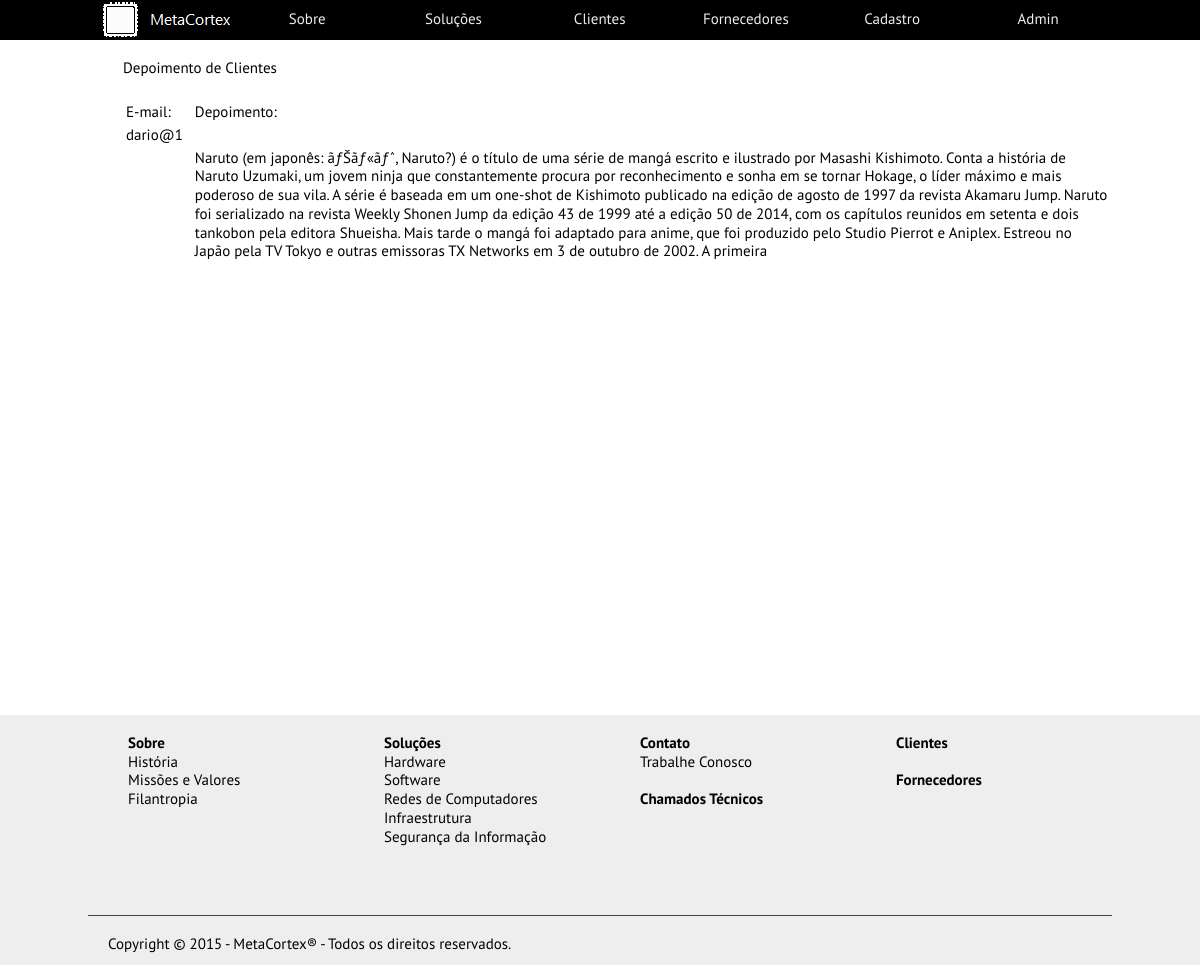
Page /code/metacortex/depoimentos.php (signed in) on the committed database.
### tables this page shows
CREATE TABLE IF NOT EXISTS `tb_depoimentos` (
`id` int(255) NOT NULL,
  `email` varchar(100) NOT NULL,
  `depoimento` text NOT NULL
);

### code/metacortex/depoimentos.php (the view, shortened to what this page needs)
<?php session_start();
    if( isset($_SESSION['email_login']) ){
        $variable = '<a href="principal_usuario.php">'.$_SESSION['username'].'</a>' ;
    }else{
        $variable = '<a href="entrar.php"> Entrar </a>';
    }
?>
<!DOCTYPE html>
<html lang="pt-br">
	<head>
		<link rel="stylesheet" type="text/css" href="CSS\style.css" />
		<link rel="stylesheet" type="text/css" href="CSS\style_chamados_tecnicos.css" />
	</head>
	<body>
		<header>
			<?php include 'menu.php';?>
			<nav id="guia_paginas">
				<br>
					<p> Depoimento de Clientes <p>
				<br>
			</nav>
		</header>
		<article id="conteudo">
            <?php
                include "conecta_mysql.php";
                $resultado = mysqli_query($conexao, "SELECT * from tb_depoimentos") or die("Não foi possível acessar a tabela: ".mysqli_error($conexao));
                echo "<div style='overflow-x:auto;'><table>";
                if($resultado){
                    echo "<tr>
                        <td> E-mail: </td>
                        <td> &nbsp </td>
                        <td> Depoimento: </td>
                        </tr>";
                    while($row = mysqli_fetch_array($resultado)){
                        echo "<tr>";
                        echo "<td>".$row["email"]. " </td><td> &nbsp </td>
                            <td></td>";
                        echo "</tr>";
                        echo "<tr>
                            <td></td><td> &nbsp </td>
                            <td>".$row["depoimento"]." </td>";
                        echo "</tr>";
                    }
                }
                echo "</table></div>";
                mysqli_close($conexao); ?>
        </article>
		<?php include 'footer.php';?>
	</body>
</html>

### code/metacortex/CSS/style.css (style rules this page uses)
* { margin: 0; }
body { font-family: 'PT Sans', sans-serif; font-size: 15px; line-height: 125%; }
#menu ul li a { color:#EEEEEE; text-decoration: none; padding:5px; }
#guia_paginas { width: 1024px; height: 60px; background-color: #FEFEFE; margin:auto; text-align:left; clean:both; }
#guia_paginas p { text-indent: 35px; }
#conteudo { width:1024px; height:750px; margin:auto; background-color: #FFFFFF; }

### code/metacortex/CSS/style_chamados_tecnicos.css (style rules this page uses)
#conteudo { width:1024px; height:615px; margin:auto; background-color: #FFFFFF; }
#conteudo table { margin-left: 35px; float: left }

### rows in the picture
tb_depoimentos: email "dario@1", depoimento "Naruto (em japonês: ãƒŠãƒ«ãƒˆ, Naruto?) é o título de uma série de mangá escrito e ilustrado por Masashi Kishimoto. Conta a história de Naruto Uzumaki, um jovem ninja que constantemente procura por reconhecimento e sonha em se tornar Hokage, o líder máximo e mais poderoso de sua vila. A série é baseada em um one-shot de Kishimoto publicado na edição de agosto de 1997 da revista Akamaru Jump. Naruto foi serializado na revista Weekly Shonen Jump da edição 43 de 1999 até a edição 50 de 2014, com os capítulos reunidos em setenta e dois tankobon pela editora Shueisha. Mais tarde o mangá foi adaptado para anime, que foi produzido pelo Studio Pierrot e Aniplex. Estreou no Japão pela TV Tokyo e…"

### other values in the picture
$_SESSION['username'] "Admin"
